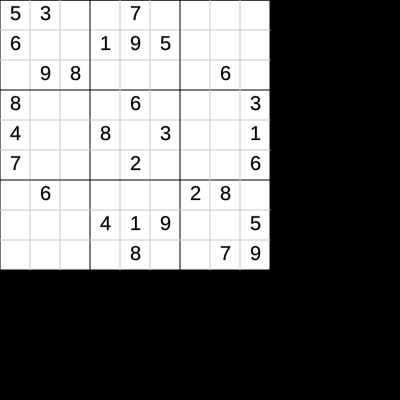
Frame 1 (no input)
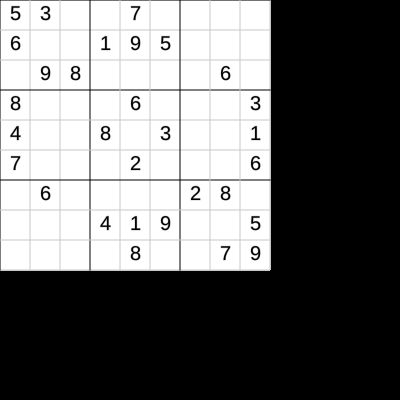
Frame 60 (no input)
Frame 120 (the mouse pressed at the canvas centre since frame 60): identical to frame 60, image omitted

The p5.js sketch that drew these frames (run headless with seeded random() and noise() and a simulated clock; from frame 60 on, the mouse is pressed at the canvas centre):

// p5.js sketch
// ── sketch.js
var breite = 270;

var hoehe = 270;
var backgroundColor = 0;/*
var board = [
 ["","","","","","","","",""],
 ["","","","","",3,"",8,5],
 ["","",1,"",2,"","","",""],
 ["","","",5,"",7,"","",""],
 ["","",4,"","","",1,"",""],
 ["",9,"","","","","","",""],
 [5,"","","","","","",7,3],
 ["","",2,"",1,"","","",""],
 ["","","","",4,"","","",9],
];*/
var board = [
 ["5","3",0,0,"7",0,0,0,0],
 ["6",0,0,"1","9","5",0,0,0],
 [0,"9","8",0,0,0,0,"6",0],
 ["8",0,0,0,"6",0,0,0,"3"],
 ["4",0,0,"8",0,"3",0,0,"1"],
 ["7",0,0,0,"2",0,0,0,"6"],
 [0,"6",0,0,0,0,"2","8",0],
 [0,0,0,"4","1","9",0,0,"5"],
 [0,0,0,0,"8",0,0,"7","9"]
];
/*
var board = [
 [5,3,0,0,7,0,0,0,0],
 [6,0,0,1,9,5,0,0,0],
 [0,9,8,0,0,0,0,6,0],
 [8,0,0,0,6,0,0,0,3],
 [4,0,0,8,0,3,0,0,1],
 [7,0,0,0,2,0,0,0,6],
 [0,6,0,0,0,0,2,8,0],
 [0,0,0,4,1,9,0,0,5],
 [0,0,0,0,8,0,0,7,9]
];
*/
var available = [];

function setup() {
  createCanvas(400,400);
  background(backgroundColor);
  for (var i = 0; i < 9; i++) {
   for (var j = 0; j < 9; j++) {
    available.push([i,j]);
   }
  }
}

function draw() {
  fill(255,255,255);
  rect(0,0,breite,hoehe);
  linie = breite/9;
  for(var i = 0; i < 9; i++) {    // voraussgesetzt dass hoehe = breite
    stroke(200,200,200);
    if (i%3 === 0) {
     stroke(0,0,0);
    }
  line(i*linie, 0, i*linie, hoehe);  // vertikale Linie
  line(0, i*linie, breite, i*linie); // horizontal Linie

  }

  textSize(20);
  fill(0,0,0);

  for (var i = 0; i < 9; i++) {
   for (var j = 0; j < 9; j++) {
    if (board[j][i] !== 0) {
      text(board[j][i], 15*(2*i+1)-5, 15*(2*j+1)+5);
    }
   }
  }
}

function isValid(x, y, number) {  // Position statt Number (macht es einfacher)
  if (typeof board[x][y] == "number") {
   for (var i = 0; i < 9; i++) {
      if (board[x][i] == number && i != y) {
        return false;
      } else if (board[i][y] == number && x != i) {
        return false;
      } else if (isNotValidInSquare(x, y, number)) {
        return false;
      }
    }
 }
 return true;
}

// Vielleicht Lösung; Memoization, sodass
// Rekursionen gemerkt werden können

function isSolved() {
 for (var i = 0; i < 9; i++) {
  for (var j = 0; j < 9; j++) {
   if (board[i][j] == 0) {
     return false;
   }
  }
 }
 return true;
}

function mousePressed() {
 //solve(board, 0, 0);  // bei Feld (0, 0) anfangen
}

var vorwaerts = true;

function solve(board, i, j) {
  if (isSolved()) {
   print("SOLVED");
   return;
  }
  if (i == 8 && j == 8) {
    return;
  }

  if (j == 9) {
    ++i;
    j = 0;
  } else if (j == -1) {
    --i;
    j = 8;
  }

  while (typeof board[i][j] == "string") {
    if (vorwaerts) {
      ++j;
    } else {
      --j;
    }
    if (j == 9) {
      ++i;
      j = 0;
    } else if (j == -1) {
      --i;
      j = 8;
    }
  }
  if (typeof board[i][j] == "number") { // Nur beachten wenn Zahl sowieso nicht schon richtig (wenn selbst eingetragen im Array)
   for (var number = board[i][j]+1; number <= 9; number++) {
    if (isValid(i, j, number)) {
     board[i][j] = number;
     vorwaerts = true;
     return solve(board, i, j+1);
    }
   }
     board[i][j] = 0;  // aktuellen Wert resetten (wichtig!)
     vorwaerts = false;
     return solve(board, i, j-1);
   }
}

function isNotValidInSquare(x, y, number) {
  var temp_x = x%3;
  var temp_y = y%3;
  for(var i = 0; i <= 2; i++) {
   for(var j = 0; j <= 2; j++) {
    if (board[x - temp_x + i][y - temp_y + j] == number) {
      return true;
    }
   }
  }
 return false;
}

function isItemInArray(array, item) {
  for (var i = 0; i < array.length; i++) {
    if (array[i][0] == item[0] && array[i][1] == item[1]) {
     return i;
    }
  }
}
